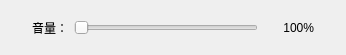
<?xml version="1.0" encoding="UTF-8"?>
<ui version="4.0">
 <class>FormVolumeAction</class>
 <widget class="QWidget" name="FormVolumeAction">
  <property name="geometry">
   <rect>
    <x>0</x>
    <y>0</y>
    <width>346</width>
    <height>55</height>
   </rect>
  </property>
  <property name="windowTitle">
   <string>Form</string>
  </property>
  <layout class="QHBoxLayout" name="horizontalLayout">
   <property name="leftMargin">
    <number>32</number>
   </property>
   <property name="rightMargin">
    <number>32</number>
   </property>
   <item>
    <widget class="QLabel" name="label">
     <property name="text">
      <string>音量：</string>
     </property>
    </widget>
   </item>
   <item>
    <widget class="QSlider" name="horizontalSlider">
     <property name="minimumSize">
      <size>
       <width>100</width>
       <height>0</height>
      </size>
     </property>
     <property name="orientation">
      <enum>Qt::Horizontal</enum>
     </property>
    </widget>
   </item>
   <item>
    <widget class="QLabel" name="label_Volume">
     <property name="minimumSize">
      <size>
       <width>50</width>
       <height>0</height>
      </size>
     </property>
     <property name="text">
      <string>100%</string>
     </property>
     <property name="alignment">
      <set>Qt::AlignRight|Qt::AlignTrailing|Qt::AlignVCenter</set>
     </property>
    </widget>
   </item>
  </layout>
 </widget>
 <resources/>
 <connections/>
</ui>
